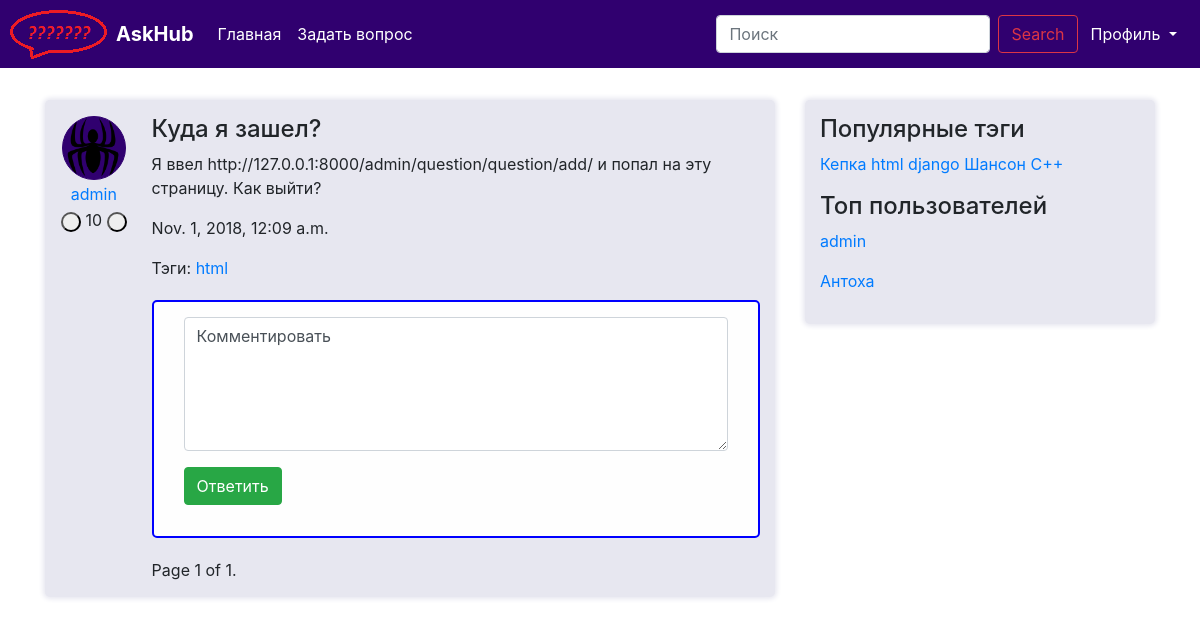
Page /question/2/ on the earlier database version.
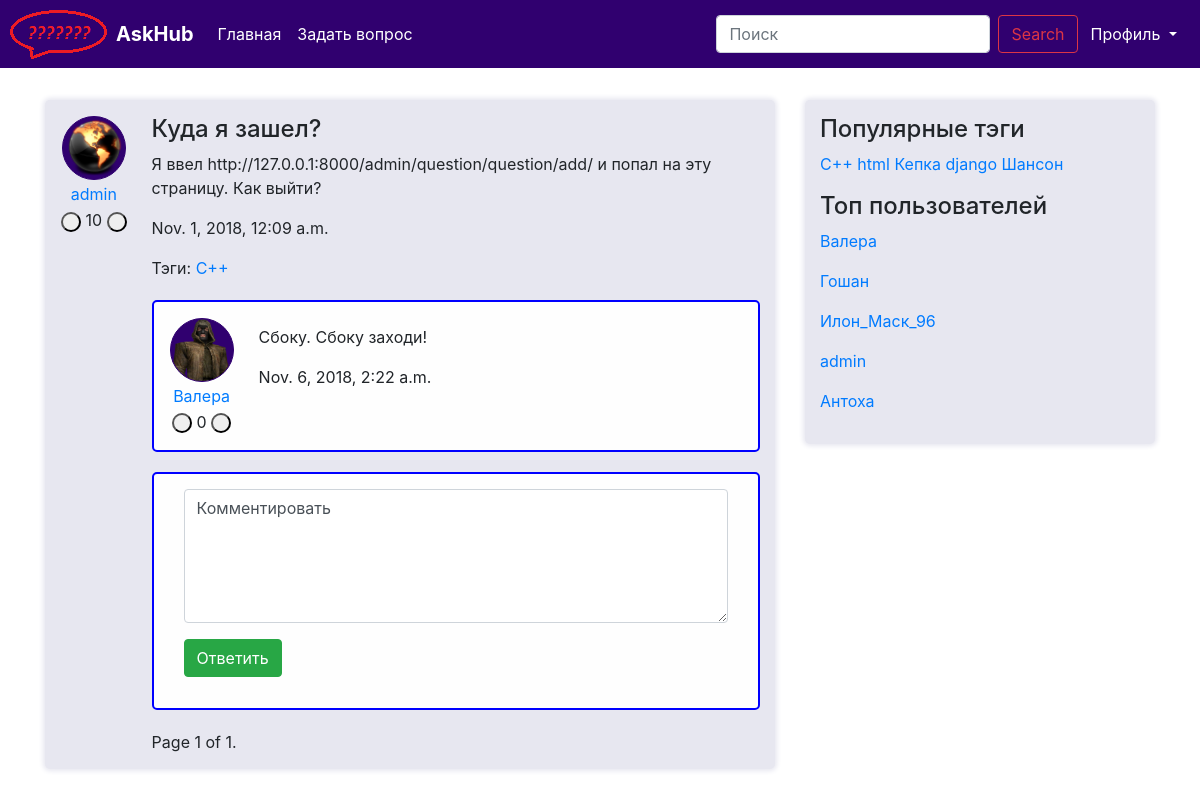
Same page on the later database version.
### question/models.py (models this page shows, shortened)
class Question(models.Model):
    author = models.ForeignKey(User, on_delete=models.CASCADE)
    title = models.CharField(max_length=120, verbose_name=u"Заголовок вопроса")
    text = models.TextField(verbose_name=u"Полное описание вопроса")
    create_date = models.DateTimeField(default=datetime.now, verbose_name=u"Время создания вопроса")
    is_active = models.BooleanField(default=True, verbose_name=u"Доступность вопроса")
    tags = models.ManyToManyField(Tag, blank=True)
    rating = models.IntegerField(default=0, null=False, verbose_name="Рейтинг вопроса")
    objects = QuestionManager()
    class Meta:
        ordering = ['-create_date']

class User(AbstractUser):
    upload = models.ImageField(upload_to='uploads/%Y/%m/%d/')
    registration_date = models.DateTimeField(default=timezone.now, verbose_name="Дата решистрации")
    rating = models.IntegerField(default=0, verbose_name="Рейтинг пользователя")
    objects = UserManager()
    def __str__(self):
        return self.username

class Tag(models.Model):
    title = models.CharField(max_length=120, verbose_name=u"Заголовок ярлыка")
    objects = TagManager()
    def __str__(self):
        return self.title

class Answer(models.Model):
    author = models.ForeignKey(User, on_delete=models.CASCADE)
    text = models.TextField(verbose_name=u"Полное описание вопроса")
    question = models.ForeignKey(Question, on_delete=models.CASCADE)
    create_date = models.DateTimeField(default=datetime.now, verbose_name=u"Время ответа")
    rating = models.IntegerField(default=0, null=False, verbose_name="Рейтинг ответа")
    objects = AnswerManager()

### question/views.py (the view)
# urls.py: path('question/<int:id>/', views.question, name='question'),
def question(request, id):
    return render(request, 'question/question.html', {
	    	'question': get_object_or_404(Question, pk=id),
            'answers' : paginate(request, Answer.objects.get_hot_for_answer(id)),
            'tags' : paginate(request, Tag.objects.hottest()),
            'users' : paginate(request, User.objects.by_rating()),
            'page_objects' : paginate(request, Answer.objects.get_hot_for_answer(id)),
   	})

### question/managers.py (called while the page is built)
    def get_hot_for_answer(self, question_id):
        return self.all().filter(question_id=question_id).order_by('rating').reverse()

    def hottest(self):
        return self.annotate(question_count=Count('question')).order_by('-question_count')

    def by_rating(self):
        return self.order_by('-rating')

### question/views.py (called while the page is built)
def paginate(request, objects_list):
    paginator = Paginator(objects_list, 5)
    page = request.GET.get('page')
    try:
        objects = paginator.page(page)
    except PageNotAnInteger:
        objects = paginator.page(1)
    except EmptyPage:
        objects = paginator.page(paginator.num_pages)
    return objects

### question/templates/question/question.html
{% extends "question/base.html" %}
{% load static %}
{% block content %}
    <div class="media one_question_item">
        <div class="media-left mr-4">
            <table >
                <tr>
                    <td align="center">
                        <img class="ava" src="{{ MEDIA_URL }}{{ question.author.upload }}" alt="{% static "img/ld2.png" %}">
                    </td>
                </tr>
                <tr>
                    <td align="center">
                        <a href="{% url 'user' id=question.author.id %}">{{ question.author }}</a>
                    </td>
                </tr>
                <tr>
                    <td align="center">
                        <span>
                            <button type="button" class="my_btn2"></button>
                            <a>{{question.rating}}</a>
                            <button type="button" class="my_btn1"></button>
                        </span>
                    </td>
                </tr>
            </table>
        </div>
        <div class="media-body">
            <a>
                <h4>{{ question.title }}</h4>
            </a>
            <p>{{ question.text }}</p>
            <p>{{ question.create_date }}</p>
            <p>
                Тэги:
                {% for qt in question.tags.all %}
                    <a href="">{{ qt }}</a>
                {% endfor %}
            </p>
            {% block answers %}
                {% include "question/answers.html" %}
            {% endblock %}
        </div>
    </div>
{% endblock %}

### question/templates/question/answers.html (shortened to what this page needs)
{% load static %}
{% block answers %}
{% for answer in answers %}
 <div class="media answer_item">
        <div class="media-left mr-4">
            <table >
                <tr>
                    <td align="center">
                        <img class="ava" src="{{ MEDIA_URL }}{{ answer.author.upload }}" alt="{% static "img/ld2.png" %}">
                    </td>
                </tr>
                <tr>
                    <td align="center">
                        <a href="{% url 'user' id=answer.author.id %}">{{ answer.author }}</a>
                    </td>
                </tr>
                <tr>
                    <td align="center">
                        <span>
                            <button type="button" class="my_btn2"></button>
                            <a>{{answer.rating}}</a>
                            <button type="button" class="my_btn1"></button>
                        </span>
                    </td>
                </tr>
            </table>
        </div>
        <div class="media-body">
            <p>{{ answer.text }}</p>
            <p>{{ answer.create_date }}</p>
        </div>
    </div>
{% endfor %}
{% block new_answer %}
    {% include "question/new_answer.html" %}
{% endblock %}
{% block paginator %}
    {% include "question/paginator.html" %}
{% endblock %}
{% endblock %}

### question/templates/question/sidebar.html
{% load static %}
{% block sidebar %}
    <div class="sidebar">
        <h4>Популярные тэги</h4>
        {% for t in tags %}
            <a href="{% url 'tag' id=t.id %}">{{ t.title }}</a>
        {% endfor %}
        <p>
        <h4>Топ пользователей</h4>
            {% for user in users %}
                <p><a href="{% url 'user' id=user.id %}">{{ user }}</a></p>
            {% endfor %}
        </p>
    </div>
{% endblock %}

Differences in the rows shown:
no longer on one of the page's lists (row unchanged): Tag: title "html"
changed through a linked row, Question "Куда я зашел?": author.upload: a different picture
now on one of the page's lists (row unchanged): Tag: title "С++"
shown differently, row unchanged: Tag (number 1 of 5 on the later page): moves up the list
added Answer: author.upload (picture), author "Валера", rating "0", text "Сбоку. Сбоку заходи!", create_date "Nov. 6, 2018, 2:22 a.m."
shown differently, row unchanged: Tag "html": moves down the list
added User: username "Валера"
added User: username "Гошан"
added User: username "Илон_Маск_96"
